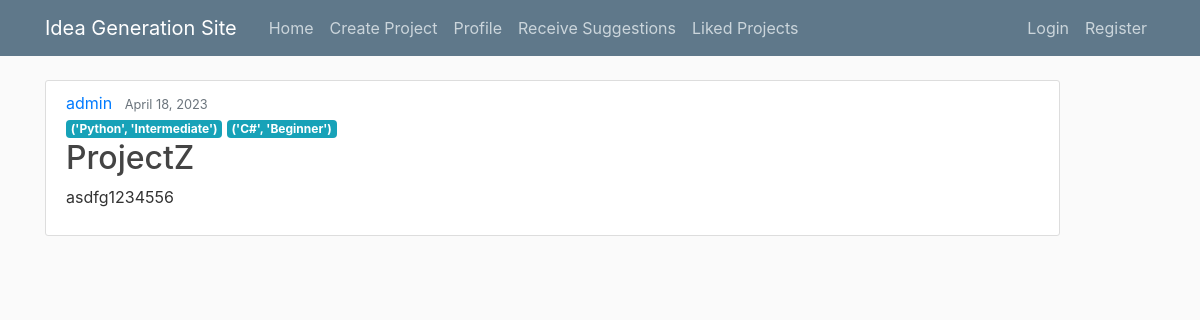
/project/10/, run on the app's committed database.
### users/models.py (models this page shows, shortened)
class Project(models.Model):
    title = models.CharField(max_length=100, verbose_name='Title')
    description = models.TextField(blank=True, verbose_name='Description')
    skills = models.ManyToManyField('Skill')
    date_posted = models.DateTimeField(default=timezone.now)
    author = models.ForeignKey(User, on_delete=models.CASCADE)
    likes = models.PositiveIntegerField(default=0)
    approved = models.BooleanField(default=False)  # New field for project approval

class Skill(models.Model):
    name = models.CharField(max_length=30, unique=False, verbose_name="Name of subject", default="name")     # Python, Django, etc
    expertise = models.CharField(max_length=30, unique=False, verbose_name="Skill level", default="Intermediate")     # Beginner, Intermediate, Skilled
    def __str__(self):
        return f'{self.name, self.expertise}'

### main/views.py (the view)
# urls.py: path('project/<int:pk>/', ProjectDetailView.as_view(), name='post-detail'),
class ProjectDetailView(DetailView):
    model = Project

### users/templates/users/project_detail.html (shortened to what this page needs)
{% extends "main/base.html" %}
{% block content %}
  <article class="media content-section">
    <div class="media-body">
      <div class="article-metadata">
        <a class="mr-2" href="#">{{ object.author }}</a>
        <small class="text-muted">{{ object.date_posted|date:"F d, Y" }}</small>
      </div>
      {% for skill in object.skills.all %}
        <span class="badge badge-info">{{ skill }}</span>
      {% endfor %}
      <h2 class="article-title">{{ object.title }}</h2>
      <p class="article-content">{{ object.description }}</p>
    </div>
  </article>
{% endblock content %}

### main/static/main/nav.css (style rules this page uses)
body { background: #fafafa; color: #333333; margin-top: 5rem; }
h1, h2, h3, h4, h5, h6 { color: #444444; }
.content-section { background: #ffffff; padding: 10px 20px; border: 1px solid #dddddd; border-radius: 3px; margin-bottom: 20px; }

### data on the page
Project: author "admin", date_posted "April 18, 2023", title "ProjectZ", description "asdfg1234556"
Skill: name+expertise "('Python', 'Intermediate')"
Skill: name+expertise "('C#', 'Beginner')"
